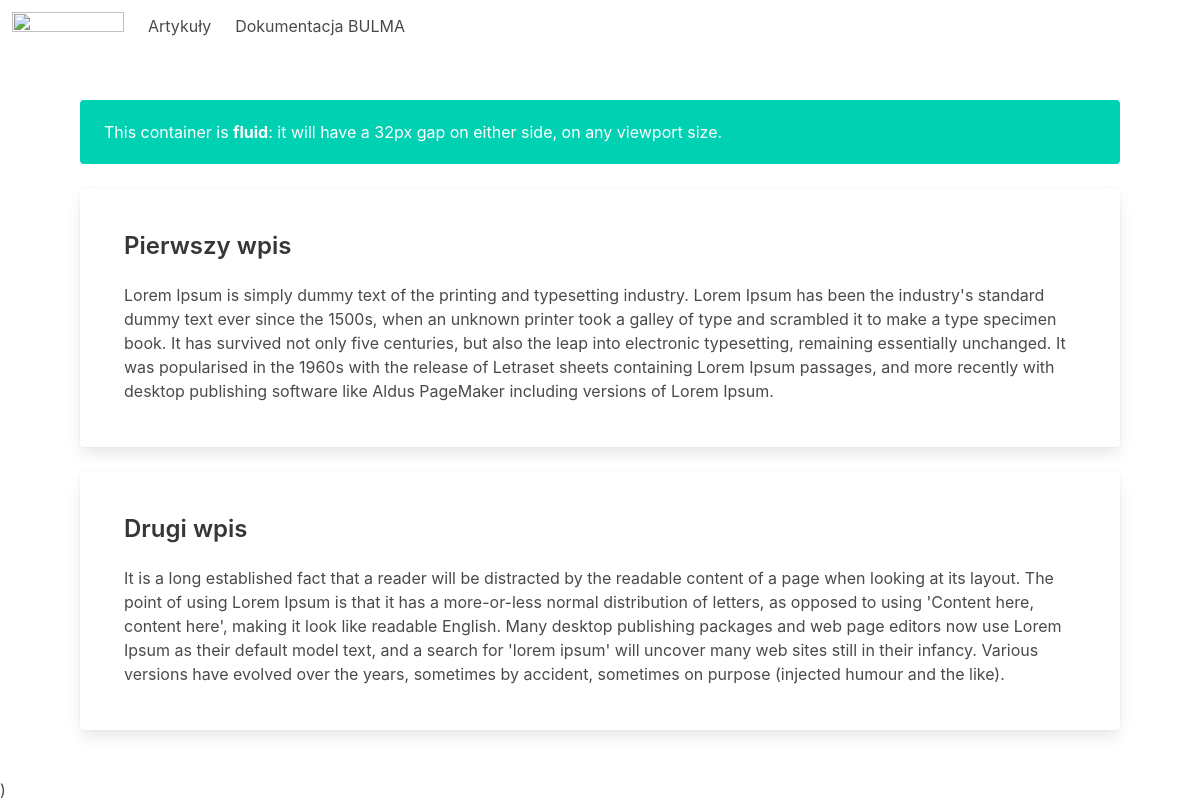
Screenshot of /artykuly/list/ with the database file from the repository.
### ai_web/models.py (models this page shows, shortened)
class Article(models.Model):
    title = models.CharField(max_length=250) #Pole tytuł
    content = models.TextField('')
    year = models.PositiveSmallIntegerField(default=2023)
    imgThumb = models.ImageField(upload_to="images", null=True, blank=True)

### ai_web/views.py (the view)
# urls.py: path("list/", index)
def index(response):
    title_article= "Artykuły"
    articles = Article.objects.all()
    options = ["opcja 1", "opcja 2"]
    return render(response, "articles.html",
                  {
                      "title_article_view": title_article,
                      "options": options,
                      "articles": articles
                  })

### templates/articles.html (shortened to what this page needs)
<!doctype html>
<html lang="en">
<head>
       <link rel="stylesheet" href="https://cdn.jsdelivr.net/npm/bulma@0.9.4/css/bulma.min.css">
</head>
<body>
<nav class="navbar" role="navigation" aria-label="main navigation">
  <div class="navbar-brand">
    <a class="navbar-item" href="https://bulma.io">
      <img src="https://bulma.io/images/bulma-logo.png" width="112" height="28">
    </a>
  </div>
  <div id="navbarBasicExample" class="navbar-menu">
    <div class="navbar-start">
      <a href="/artykyly/list" class="navbar-item">
        {{ title_article_view }}
      </a>
      <a href="https://bulma.io/documentation/" target="_blank" class="navbar-item">
        Dokumentacja BULMA
      </a>
    </div>
  </div>
</nav>
<section class="section">
<div class="container is-fluid">
  <div class="notification is-primary">
    This container is <strong>fluid</strong>: it will have a 32px gap on either side, on any
    viewport size.
  </div>
     {% for art in articles %}
    <div class="card box">
        <div class="card-content">
          <h4 class="title is-4">{{art.title}}</h4>
            <div class="content">
                 {{art.content}}
            </div>
        </div>
    </div>
    {% endfor %}
</div>
  </section>
</body>)
</html>

### rows the page displays
Article: title "Pierwszy wpis", content "Lorem Ipsum is simply dummy text of the printing and typesetting industry. Lorem Ipsum has been the industry's standard dummy text ever since the 1500s, when an unknown printer took a galley of type and scrambled it to make a type specimen book. It has survived not only five centuries, but also the leap into electronic typesetting, remaining essentially unchanged. It was popularised in the 1960s with the release of Letraset sheets containing Lorem Ipsum passages, and more recently with desktop publishing software like Aldus PageMaker including versions of Lorem Ipsum."
Article: title "Drugi wpis", content "It is a long established fact that a reader will be distracted by the readable content of a page when looking at its layout. The point of using Lorem Ipsum is that it has a more-or-less normal distribution of letters, as opposed to using 'Content here, content here', making it look like readable English. Many desktop publishing packages and web page editors now use Lorem Ipsum as their default model text, and a search for 'lorem ipsum' will uncover many web sites still in their infancy. Various versions have evolved over the years, sometimes by accident, sometimes on purpose (injected humour and the like)."

### other values shown
{{ title_article_view }} "Artykuły"
